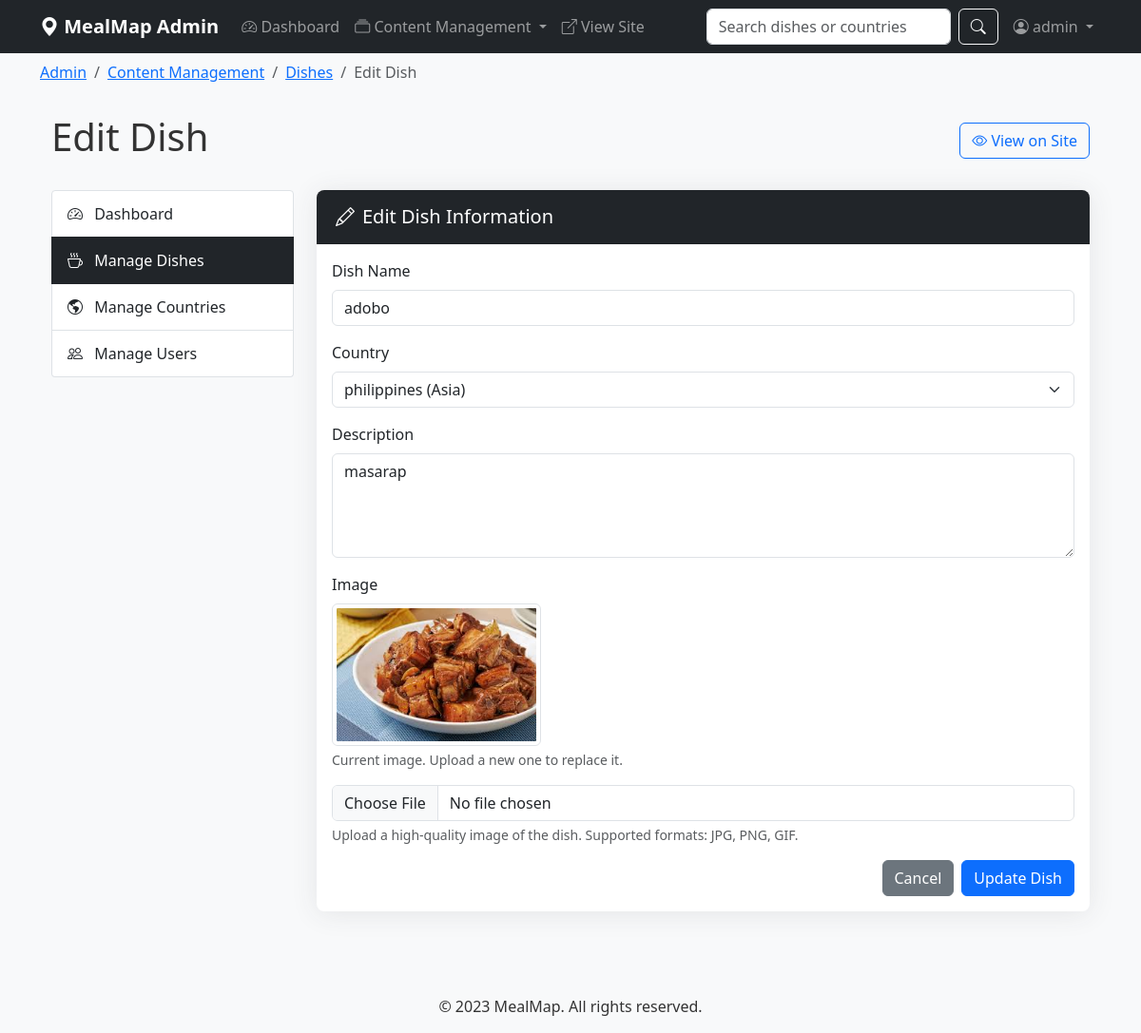
Screenshot of /admin/dishes/edit/1 (signed in) with the database file from the repository.
### models.py (models this page shows, shortened)
class User(UserMixin, db.Model):
    id = db.Column(db.Integer, primary_key=True)
    username = db.Column(db.String(80), unique=True, nullable=False)
    email = db.Column(db.String(120), unique=True, nullable=False)
    password_hash = db.Column(db.String(128))
    is_admin = db.Column(db.Boolean, default=False)
    created_at = db.Column(db.DateTime, default=db.func.current_timestamp())
    favorites = db.relationship('Favorite', backref='user', lazy=True)
    ratings = db.relationship('Rating', backref='user', lazy=True)

class Dish(db.Model):
    id = db.Column(db.Integer, primary_key=True)
    name = db.Column(db.String(100), nullable=False)
    description = db.Column(db.Text, nullable=False)
    country_id = db.Column(db.Integer, db.ForeignKey('country.id'), nullable=False)
    image_path = db.Column(db.String(255))
    created_at = db.Column(db.DateTime, default=db.func.current_timestamp())
    updated_at = db.Column(db.DateTime, default=db.func.current_timestamp(), onupdate=db.func.current_timestamp())
    ratings = db.relationship('Rating', backref='dish', lazy=True)
    favorites = db.relationship('Favorite', backref='dish', lazy=True)

class Country(db.Model):
    id = db.Column(db.Integer, primary_key=True)
    name = db.Column(db.String(100), unique=True, nullable=False)
    continent_id = db.Column(db.Integer, db.ForeignKey('continent.id'), nullable=False)
    dishes = db.relationship('Dish', backref='country', lazy=True)

### routes.py (the view, shortened to what this page needs)
@app.route('/admin/dishes/edit/<int:dish_id>', methods=['GET', 'POST'])
@login_required
@admin_required
def edit_dish(dish_id):
    dish = Dish.query.get_or_404(dish_id)
    countries = Country.query.all()
    return render_template('admin/edit_dish.html', dish=dish, countries=countries)

### routes.py (called while the page is built)
@login_manager.user_loader
def load_user(user_id):
    return User.query.get(int(user_id))

def admin_required(f):
    @functools.wraps(f)
    def decorated_function(*args, **kwargs):
        if not current_user.is_authenticated or not current_user.is_admin:
            flash('You need administrator privileges to access this page.', 'danger')
            return redirect(url_for('index'))
        return f(*args, **kwargs)
    return decorated_function

### templates/admin/edit_dish.html (shortened to what this page needs)
{% extends 'base.html' %}
{% block admin_breadcrumb %}
<li class="breadcrumb-item"><a href="{{ url_for('admin_dishes') }}">Content Management</a></li>
<li class="breadcrumb-item"><a href="{{ url_for('admin_dishes') }}">Dishes</a></li>
<li class="breadcrumb-item active">Edit Dish</li>
{% endblock %}
{% block content %}
<div class="container">
    <div class="d-flex justify-content-between align-items-center mb-4">
        <h1>Edit Dish</h1>
        <div>
            <a href="{{ url_for('dish_detail', dish_id=dish.id) }}" class="btn btn-outline-primary" target="_blank">
                <i class="bi bi-eye"></i> View on Site
            </a>
        </div>
    </div>
    <div class="row">
        <div class="col-md-3 mb-4">
            <div class="list-group admin-sidebar">
                <a href="{{ url_for('admin_dashboard') }}" class="list-group-item list-group-item-action">
                    <i class="bi bi-speedometer2 me-2"></i> Dashboard
                </a>
                <a href="{{ url_for('admin_dishes') }}" class="list-group-item list-group-item-action active">
                    <i class="bi bi-cup-hot me-2"></i> Manage Dishes
                </a>
                <a href="{{ url_for('admin_countries') }}" class="list-group-item list-group-item-action">
                    <i class="bi bi-globe-americas me-2"></i> Manage Countries
                </a>
                <a href="{{ url_for('admin_users') }}" class="list-group-item list-group-item-action">
                    <i class="bi bi-people me-2"></i> Manage Users
                </a>
            </div>
        </div>
        <div class="col-md-9">
            <div class="card admin-card">
                <div class="card-header bg-dark text-white">
                    <h5 class="mb-0"><i class="bi bi-pencil me-2"></i>Edit Dish Information</h5>
                </div>
                <div class="card-body">
                    <form action="{{ url_for('edit_dish', dish_id=dish.id) }}" method="post" enctype="multipart/form-data">
                        <div class="mb-3">
                            <label for="name" class="form-label">Dish Name</label>
                            <input type="text" class="form-control" id="name" name="name" value="{{ dish.name }}" required>
                        </div>
                        <div class="mb-3">
                            <label for="country_id" class="form-label">Country</label>
                            <select class="form-select" id="country_id" name="country_id" required>
                                {% for country in countries %}
                                    <option value="{{ country.id }}" {% if country.id == dish.country_id %}selected{% endif %}>
                                        {{ country.name }} ({{ country.continent.name }})
                                    </option>
                                {% endfor %}
                            </select>
                        </div>
                        <div class="mb-3">
                            <label for="description" class="form-label">Description</label>
                            <textarea class="form-control" id="description" name="description" rows="4" required>{{ dish.description }}</textarea>
                        </div>
                        <div class="mb-3">
                            <label for="image" class="form-label">Image</label>
                            {% if dish.image_path %}
                                <div class="mb-2">
                                    <img src="{{ url_for('static', filename=dish.image_path) }}" alt="{{ dish.name }}" class="img-thumbnail" style="max-height: 150px;">
                                    <p class="form-text">Current image. Upload a new one to replace it.</p>
                                </div>
                            {% endif %}
                            <input type="file" class="form-control" id="image" name="image" accept="image/*">
                            <div class="form-text">Upload a high-quality image of the dish. Supported formats: JPG, PNG, GIF.</div>
                        </div>
                        <div class="d-grid gap-2 d-md-flex justify-content-md-end">
                            <a href="{{ url_for('admin_dishes') }}" class="btn btn-secondary">Cancel</a>
                            <button type="submit" class="btn btn-primary">Update Dish</button>
                        </div>
                    </form>
                </div>
            </div>
        </div>
    </div>
</div>
{% endblock %}

### templates/base.html (shortened to what this page needs)
<!DOCTYPE html>
<html lang="en">
<head>
    <link href="https://cdn.jsdelivr.net/npm/bootstrap@5.3.6/dist/css/bootstrap.min.css" rel="stylesheet">
    <link rel="stylesheet" href="https://cdn.jsdelivr.net/npm/bootstrap-icons@1.11.2/font/bootstrap-icons.min.css">
    <link rel="stylesheet" href="{{ url_for('static', filename='css/style.css') }}">
</head>
<body>
    <nav class="navbar navbar-expand-lg navbar-dark sticky-top {% if current_user.is_authenticated and current_user.is_admin %}bg-dark{% else %}bg-primary{% endif %}">
        <div class="container">
            <a class="navbar-brand" href="{{ url_for('index') }}">
                <i class="bi bi-geo-alt-fill"></i> {% if current_user.is_authenticated and current_user.is_admin %}MealMap Admin{% else %}MealMap{% endif %}
            </a>
            <div class="collapse navbar-collapse" id="navbarNav">
                <ul class="navbar-nav me-auto">
                    {% if current_user.is_authenticated and current_user.is_admin %}
                    <li class="nav-item">
                        <a class="nav-link" href="{{ url_for('admin_dashboard') }}">
                            <i class="bi bi-speedometer2"></i> Dashboard
                        </a>
                    </li>
                    <li class="nav-item dropdown">
                        <a class="nav-link dropdown-toggle" href="#" id="contentDropdown" role="button" data-bs-toggle="dropdown" aria-expanded="false">
                            <i class="bi bi-collection"></i> Content Management
                        </a>
                    </li>
                    <li class="nav-item">
                        <a class="nav-link" href="{{ url_for('index') }}" target="_blank">
                            <i class="bi bi-box-arrow-up-right"></i> View Site
                        </a>
                    </li>
                    {% endif %}
                </ul>
                {% if not current_user.is_authenticated or not current_user.is_admin %}
                <form class="d-flex me-2" action="{{ url_for('search') }}" method="get">
                    <input class="form-control me-2" type="search" name="query" placeholder="Search dishes or countries" aria-label="Search">
                    <button class="btn btn-outline-light" type="submit">Search</button>
                </form>
                {% else %}
                <form class="d-flex me-2" action="{{ url_for('search') }}" method="get">
                    <input class="form-control me-2" type="search" name="query" placeholder="Search dishes or countries" aria-label="Search">
                    <button class="btn btn-outline-light" type="submit"><i class="bi bi-search"></i></button>
                </form>
                {% endif %}
                <ul class="navbar-nav">
                    {% if current_user.is_authenticated %}
                        {% if current_user.is_admin %}
                        <li class="nav-item dropdown">
                            <a class="nav-link dropdown-toggle" href="#" id="adminUserDropdown" role="button" data-bs-toggle="dropdown" aria-expanded="false">
                                <i class="bi bi-person-circle"></i> {{ current_user.username }}
                            </a>
                        </li>
                        {% endif %}
                    {% endif %}
                </ul>
            </div>
        </div>
    </nav>
    {% if current_user.is_authenticated and current_user.is_admin %}
    <div class="bg-light py-2">
        <div class="container">
            <nav aria-label="breadcrumb">
                <ol class="breadcrumb mb-0">
                    <li class="breadcrumb-item"><a href="{{ url_for('admin_dashboard') }}">Admin</a></li>
                    {% block admin_breadcrumb %}{% endblock %}
                </ol>
            </nav>
        </div>
    </div>
    {% endif %}
    <div class="container mt-4">
        {% block content %}{% endblock %}
    </div>
    <footer class="py-3 mt-5 bg-light">
        <div class="container text-center">
            <p class="mb-0">&copy; 2023 MealMap. All rights reserved.</p>
        </div>
    </footer>
</body>
</html>

### static/css/style.css (style rules this page uses)
body { font-family: 'Segoe UI', Tahoma, Geneva, Verdana, sans-serif; color: #333; background-color: #f8f9fa; }
.navbar-brand { font-weight: bold; }
.card { box-shadow: 0 0.125rem 0.25rem rgba(0, 0, 0, 0.075); border: none; margin-bottom: 1.5rem; }
.card-header { background-color: #f8f9fa; border-bottom: 1px solid rgba(0, 0, 0, 0.125); }
.admin-sidebar { position: sticky; top: 1rem; }
.admin-sidebar .list-group-item { padding: 0.75rem 1rem; border-radius: 0; }
.admin-sidebar .list-group-item:first-child { border-top-left-radius: 0.25rem; border-top-right-radius: 0.25rem; }
.admin-sidebar .list-group-item:last-child { border-bottom-left-radius: 0.25rem; border-bottom-right-radius: 0.25rem; }
.admin-sidebar .list-group-item.active { background-color: #212529; border-color: #212529; }
.admin-card { box-shadow: 0 0.15rem 1.75rem 0 rgba(58, 59, 69, 0.1); border: none; border-radius: 0.5rem; overflow: hidden; }
.admin-card .card-header { padding: 1rem 1.25rem; margin-bottom: 0; font-weight: 500; }

### rows the page displays
User: username "admin"
Dish: name "adobo", country_id "philippines (Asia)", description "masarap", image_path+name (picture)
